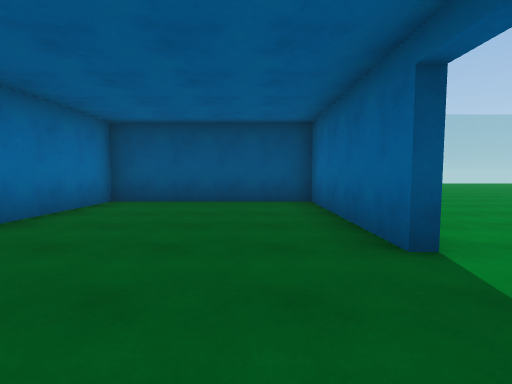
[1] (above)

24 first-person views from a walk through a 3-D level made in the Unity game engine. The camera is 1.3 m above the floor, tilts 4° down and sees 85° across. The floor is counted in squares, 2 m on a side. Each view is taken from the middle of a square. On the plan, view 1 faces up. The plan holds only what a view shows up to about 9 squares ahead; the rest is blank. The place goes on beyond the plan. Surface patterns are stand-ins for the level's own textures.

[2]
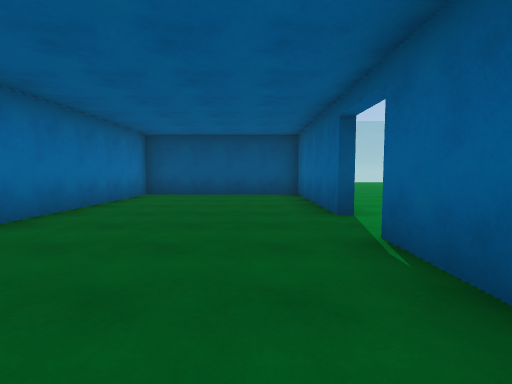

[3]
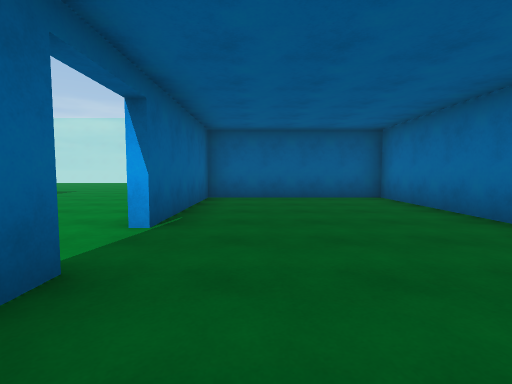

[4]
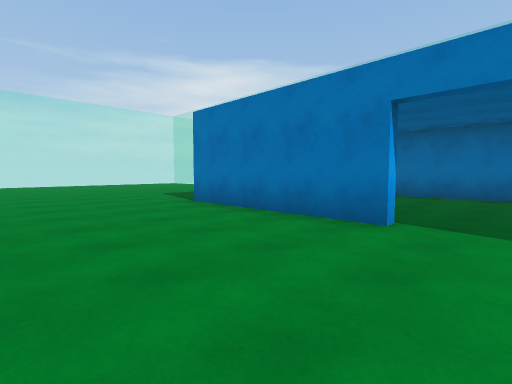

[5]
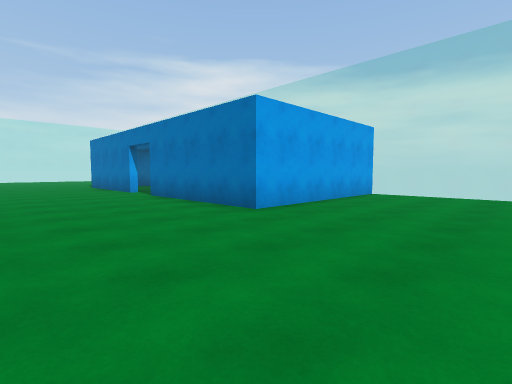

[6]
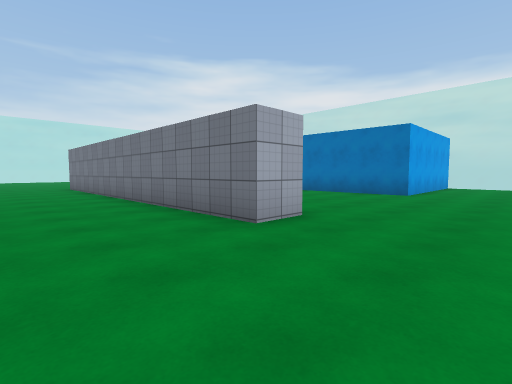

[7]
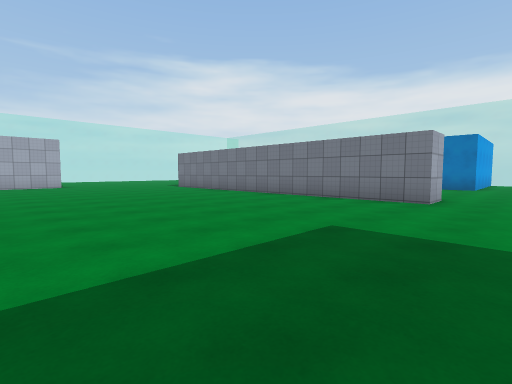

[8]
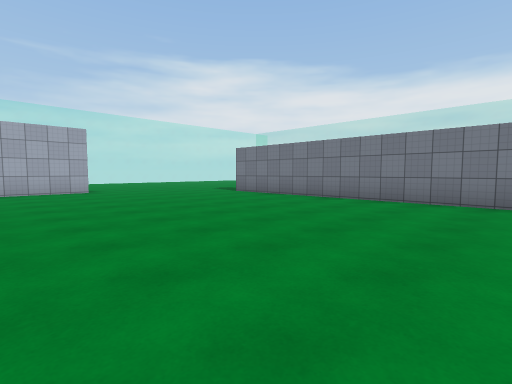

[9]
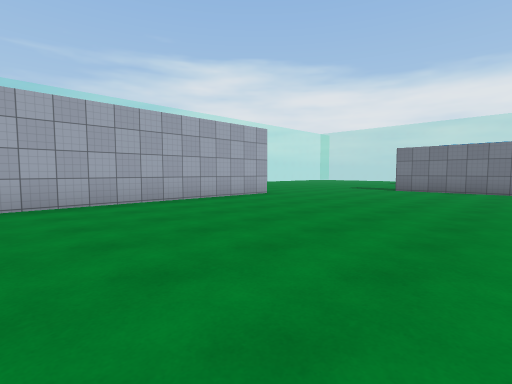

[10]
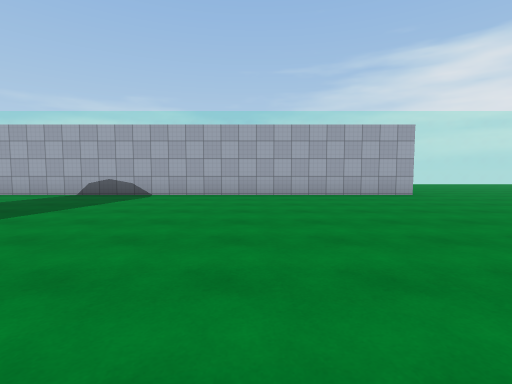

[11]
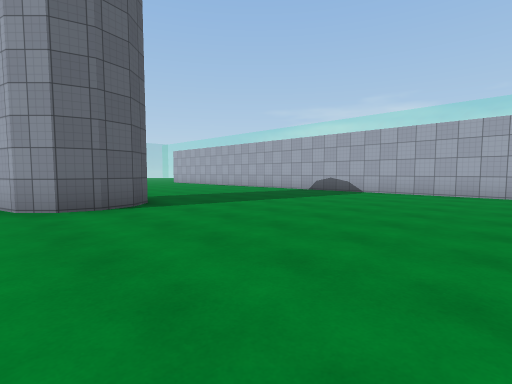

[12]
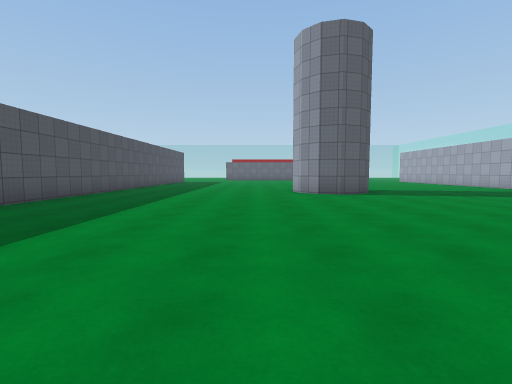

[13]
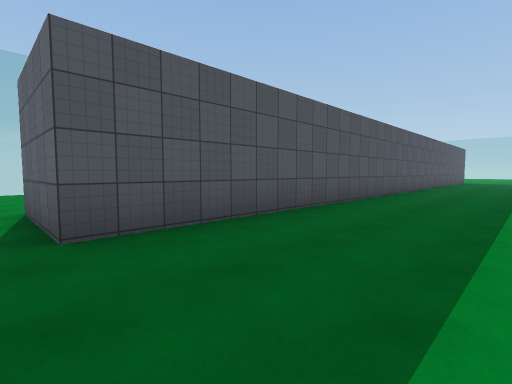

[14]
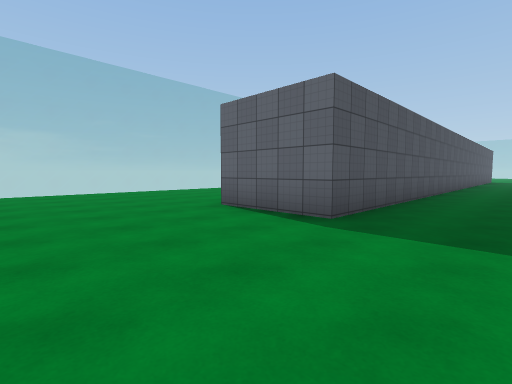

[15]
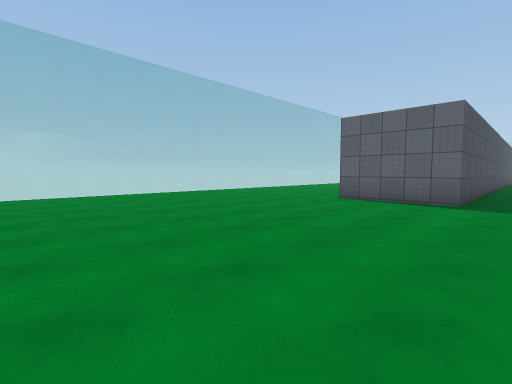

[16]
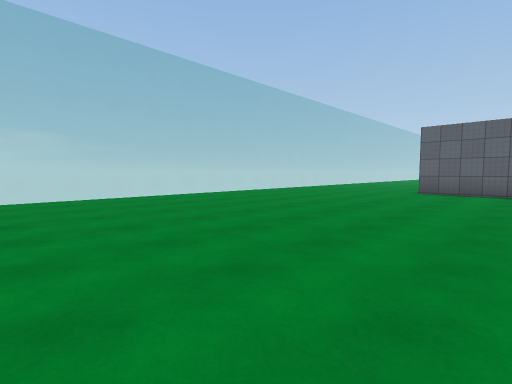

[17]
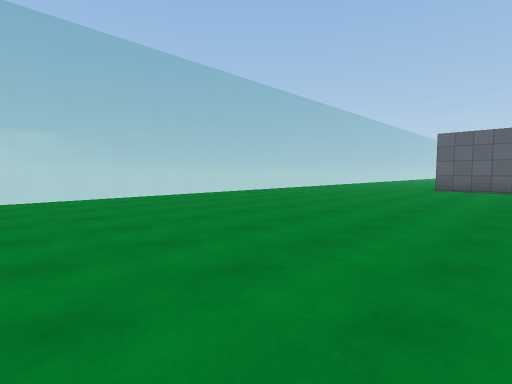

[18]
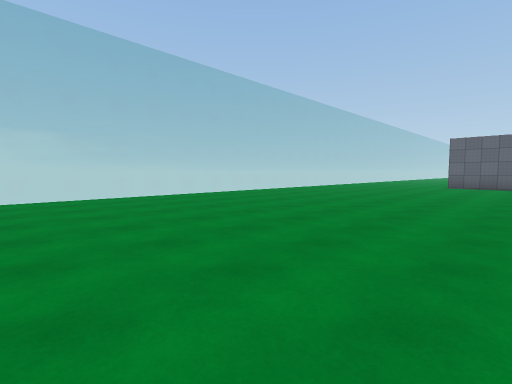

[19]
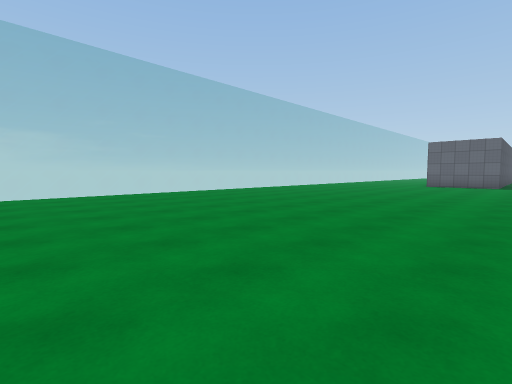

[20]
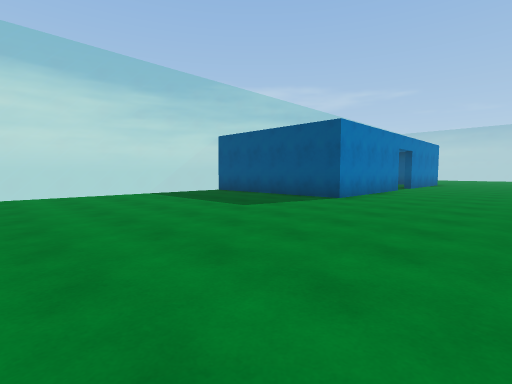

[21]
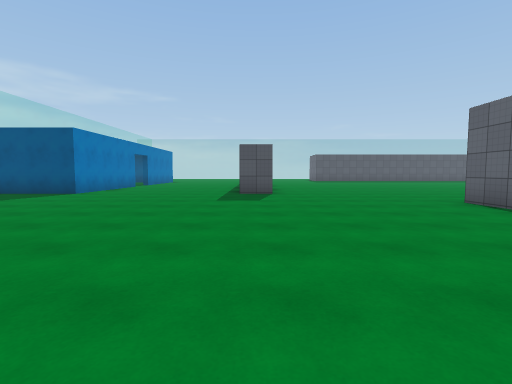

[22]
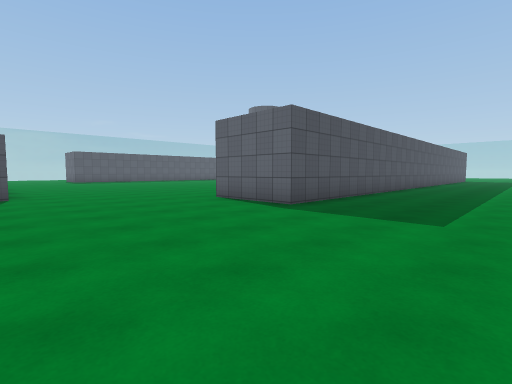

[23]
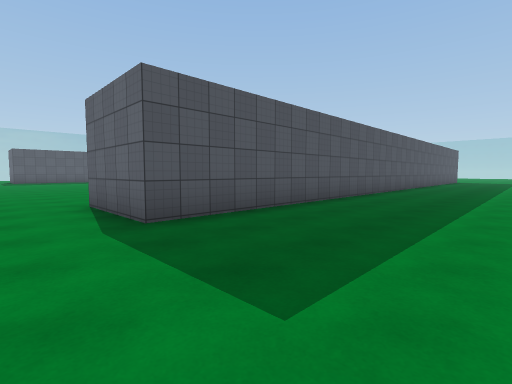

[24]
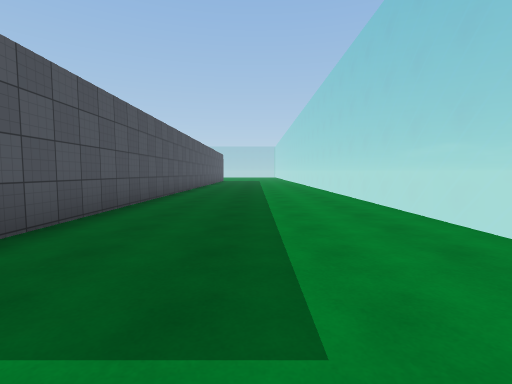

### Floor plan
Key: @ floor where view 1 was taken; # wall or solid block; . floor; = window, fence, low wall or low ledge.
Columns run from 5 left of view 1 to 21 right of it. Each row starts with its distance up from view 1.
 18    ========== =
 17    =============
 16   ................
 15   .................
 14   .................
 13   .................
 12   .................
 11   ...............#
 10   ...............#
  9 ==...............##########
  8 ==.........................
  7  =.........................
  6  =#####.....#..............
  5  =....#.... #..............
  4  =....#.... #..............
  3  =....#.... #..............
  2  =......... #.............#
  1  =......... #.............#
  0  =...@#.... #..............
 -1  =....#.... #..............
 -2  =....#.... #..............
 -3   #####.....#..............
 -4    ........................
 -5   .........................
 -6   ...............##########
 -7  =...............########
 -8 ==...............########
 -9 ==.......................
-10   .........................
-11            ................
-12             .............
-13                  ........
-14                    ======
-15                     =====
-16                      ====

Positions as (right, up) in squares from view 1, and headings:
1: (0, 0), facing up
2: (0, -2), facing up
3: (0, 4), facing down
4: (5, 2), facing down-left
5: (5, 10), facing down-left
6: (10, 9), facing down-left
7: (14, 8), facing down-left
8: (14, 4), facing down-left
9: (18, 0), facing down-left
10: (16, 2), facing down
11: (15, 3), facing down-right
12: (12, 4), facing right
13: (11, 6), facing up-right
14: (8, 7), facing up-right
15: (5, 8), facing up-right
16: (2, 9), facing up-right
17: (0, 9), facing up-right
18: (-2, 9), facing up-right
19: (-3, 8), facing up-right
20: (5, -10), facing up-left
21: (7, -12), facing up
22: (7, -12), facing up-right
23: (10, -12), facing up-right
24: (10, -11), facing right
